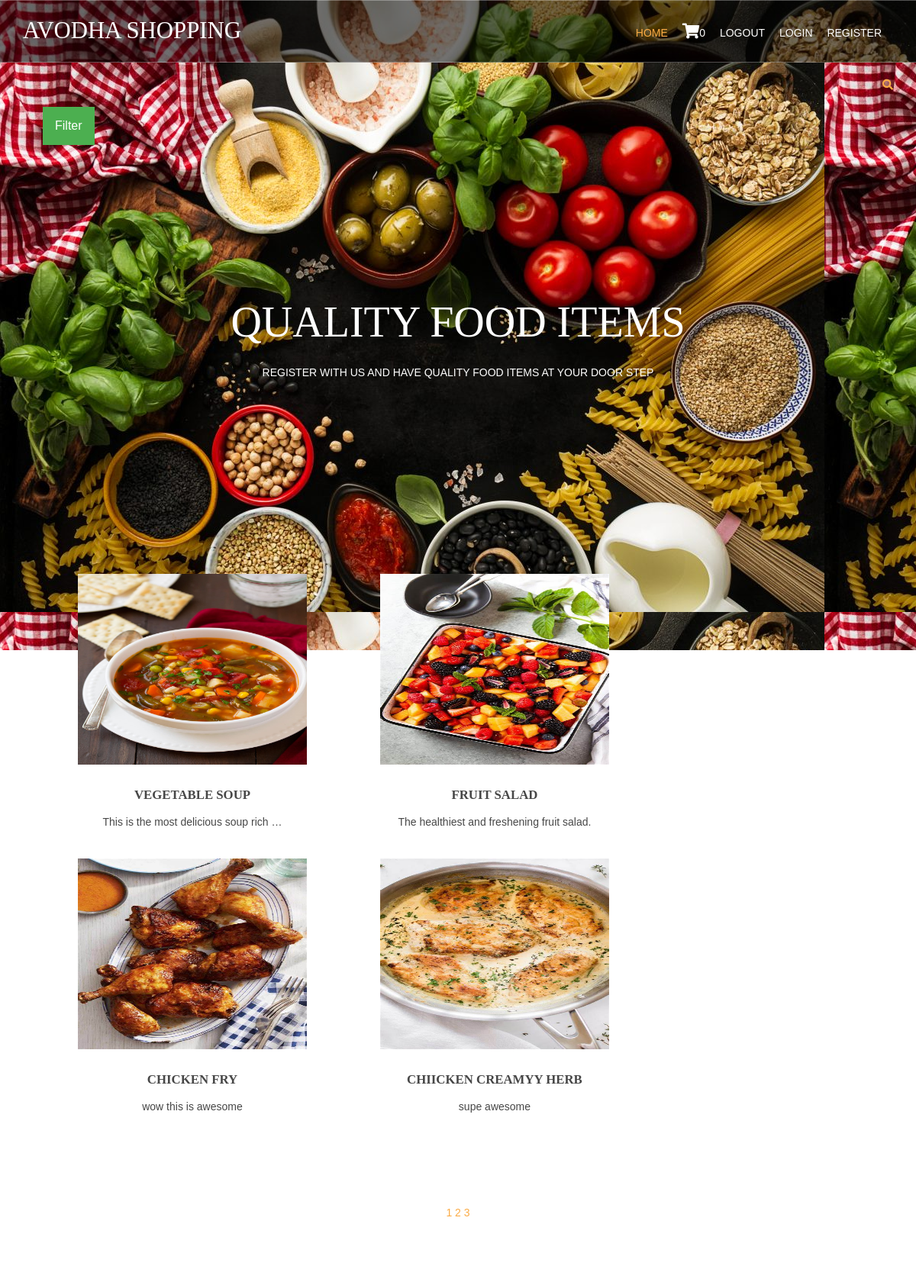
The page / on the database its author committed.
### shop/models.py (models this page shows, shortened)
class products(models.Model):
    name=models.CharField(max_length=150,unique=True)
    slug=models.SlugField(max_length=150,unique=True)
    img=models.ImageField(upload_to='product')
    desc=models.TextField()
    stock=models.IntegerField()
    available=models.BooleanField()
    price=models.IntegerField()
    category=models.ForeignKey(categ,on_delete=models.CASCADE)
    def get_url(self):
        return reverse('details', args=[self.category.slug,self.slug])

### shop/views.py (the view)
# urls.py: 2. Add a URL to urlpatterns:  path('', views.home, name='home')
def home(request,c_slug=None):
    c_page=None
    prodt=None
    if c_slug!=None:
        c_page=get_object_or_404(categ,slug=c_slug)
        prodt=products.objects.filter(category=c_page,available=True)
    else:
        prodt=products.objects.all().filter(available=True)
    cat=categ.objects.all()
    paginator=Paginator(prodt,4)
    try:
        page=int(request.GET.get('page',"1"))
    except:
        page=1
    try:
        pro=paginator.page(page)
    except(EmptyPage,InvalidPage):
        pro=paginator.page(paginator.num_pages)
    return render(request,'index.html',{'pr':prodt, 'ct':cat, 'pg':pro})

### cart/context_processor.py (called while the page is built)
def count(request):
    item_count=0
    if 'admin' in request.path:
        return()
    else:
        try:
            ct=cartlist.objects.filter(cart_id=c_id(request))
            cti=items.objects.all().filter(cart=ct[:1])
            for c in cti:
                item_count+=c.quan
        except cartlist.DoesNotExist:
            item_count=0
        return dict(itc=item_count)

### cart/views.py (called while the page is built)
def c_id(request):
    ct_id=request.session.session_key
    if not ct_id:
        ct_id=request.session.create()
    return ct_id

### shop/models.py (called while the page is built)
    def get_url (self):
        return reverse('prod_cat', args=[self.slug])

### templates/index.html (shortened to what this page needs)
<html>
{% extends 'base.html' %}
{% load static %}
{% block content %}
<html lang="">
<head>
<link href="{% static 'hm/layout/styles/layout.css' %}" rel="stylesheet" type="text/css" media="all">
</head>
<body id="top">
<div style="background-image:url('{% static 'hm/images/demo/backgrounds/bg.jpg' %}');">
  <div class="wrapper row0">
    <div id="topbar" class="hoc clear">
      <div class="fl_right">
        <ul class="nospace">
          <li id="searchform">
          </li>
        </ul>
      </div>
  </div>
    </div>
  <div class="dropdown">
  <button class="dropbtn">Filter</button>
</div>
  <div id="pageintro" class="hoc clear">
    <article>
      <h3 class="heading">QUALITY FOOD ITEMS</h3>
      <p>REGISTER WITH US AND HAVE QUALITY FOOD ITEMS AT YOUR DOOR STEP</p>
    </article>
  </div>
</div>
<div class="wrapper row3">
  <main class="hoc container clear">
    <section id="introblocks">
      <ul class="nospace group btmspace-80">
    {% for i in pg.object_list %}
        <li class="one_third">
          <figure><a class="imgover" href={{i.get_url}}><img src="{{i.img.url}}" alt="" style="height:250px;width:300px;"></a>
            <figcaption>
              <h6 class="heading">{{i.name}}</h6>
              <p>{{i.desc|truncatewords:7}}</p><br>
            </figcaption>
          </figure>
        </li>
    {% endfor %}
      </ul>
    </section>
    <center>
{% for p in pg.paginator.page_range %}
 <a href="page={{p}}" class="btn-btn-light  btn-sm {% if pg.number == p %} activate {% endif %}">{{p}}</a>
{% endfor %}
    </center>
{% endblock %}

### templates/base.html (shortened to what this page needs)
<html>
{% load static %}
<html lang="">
<head>
<link href="{% static 'hm/layout/styles/layout.css' %}" rel="stylesheet" type="text/css" media="all">
</head>
<body id="top">
<div class="bgded overlay" style="background-image:url('{% static 'hm/images/demo/backgrounds/bg.jpg' %}');">
  <div class="wrapper row1">
    <header id="header" class="hoc clear">
      <div id="logo" class="fl_left">
        <h1><a href="/">AVODHA SHOPPING</a></h1>
      </div>
      <nav id="mainav" class="fl_right">
        <ul class="clear">
          <li class="active"><a href="/">Home</a></li>
            <li><a class="active" href="{% url 'cartDetails' %}"><i class="fa fa-shopping-cart" style="font-size:20px;"></i>{{itc}}</a></li>
          <li><a class="active" href="#">Logout</a></li>
          <li><a class="active" href="#">Login</a></li>
          <li><a class="active" href="#">Register</a></li>
        </ul>
      </nav>
    </header>
  </div>
</div>
{% block content %}
{% endblock %}
</body>
</html>

### static/hm/layout/styles/layout.css (style rules this page uses)
.row1 { border:solid; border-width:1px 0; }
#topbar { padding:20px 0; font-size:.8rem; text-transform:uppercase; }
#topbar ul li { display:inline-block; margin-right:15px; }
#topbar ul li:last-child { margin-right:0; padding-right:0; border-right:none; }
#topbar #searchform { position:relative; line-height:1; z-index:9999; }
#topbar #searchform::after { display:block; height:18px; line-height:18px; padding:0; font-family:"Font Awesome\ 5 Free"; font-weight:900; font-size:1rem; content:"\f002"; }
#topbar #searchform ::placeholder { text-transform:capitalize; }
#header #logo { margin:22px 0 0 0; }
#header #logo h1 { margin:0; padding:0; font-size:2.2rem; text-transform:uppercase; }
#pageintro { padding:200px 0 300px; }
#pageintro article, #pageintro article p { display:block; max-width:75%; margin:0 auto; text-align:center; }
#pageintro article p { max-width:65%; line-height:2rem; }
#pageintro .heading { margin-bottom:20px; font-size:4rem; }
.container { padding:80px 0; }
#introblocks { display:block; position:relative; margin:-180px 0 0 0; z-index:1; text-align:center; }
#introblocks figure figcaption { display:block; padding:30px 0 0 0; text-align:center; }
#introblocks figure figcaption .heading { font-size:1.2rem; font-weight:700; margin-bottom:0; }
*, *::before, *::after { transition:all .3s ease-in-out; }
nav ul, nav ol { margin:0; padding:0; list-style:none; }
#mainav, #breadcrumb, .sidebar nav { line-height:normal; }
#mainav ul { text-transform:uppercase; }
#mainav li { display:inline-block; position:relative; margin:0 15px 0 0; padding:0; }
#mainav li a { display:block; padding:30px 0; }
body { color:#A5A6AA; background-color:#1C1D21; }
a { color:#FBAB45; }
.overlay { color:#FFFFFF; background-color:inherit; }
.overlay::after { color:inherit; background-color:rgba(0,0,0,.55); }
.imgover, .imgover:hover::after { color:#FFFFFF; }
.row1 { border-color:rgba(255,255,255,.3); }
.row3 { color:#474747; background-color:#FFFFFF; }
#topbar #searchform { color:#FBAB45; }
#header #logo h1 a { color:inherit; }
#pageintro { color:#FFFFFF; }
#mainav li a { color:inherit; }
#mainav .active a, #mainav a:hover, #mainav li:hover > a { color:#FBAB45; background-color:inherit; }
@media screen and (min-width:1140px) { .hoc { max-width:1140px; } }

### templates/index.html (style rules this page uses)
.dropbtn { background-color: #4CAF50; color: white; padding: 16px; font-size: 16px; border: none; cursor: pointer; }
.dropdown { position: relative; display: inline-block; padding-left: 56px; }

### rows shown on the page
products: img (picture), name "VEGETABLE SOUP", desc "This is the most delicious soup rich …"
products: img (picture), name "FRUIT SALAD", desc "The healthiest and freshening fruit salad."
products: img (picture), name "CHICKEN FRY", desc "wow this is awesome"
products: img (picture), name "CHIICKEN CREAMYY HERB", desc "supe awesome"

### other values the page prints
{{ itc }} "0"
{{ p }} "1" "2" "3"
